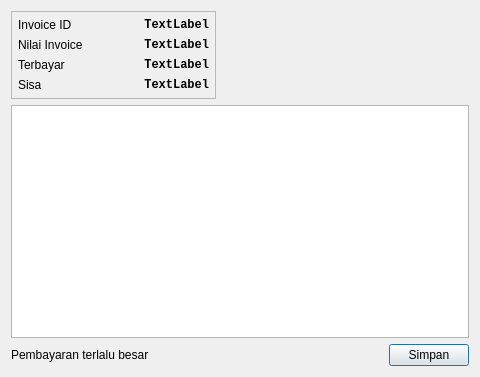
<?xml version="1.0" encoding="UTF-8"?>
<ui version="4.0">
 <class>PaymentDataEditorDialog</class>
 <widget class="QDialog" name="PaymentDataEditorDialog">
  <property name="geometry">
   <rect>
    <x>0</x>
    <y>0</y>
    <width>480</width>
    <height>377</height>
   </rect>
  </property>
  <property name="windowTitle">
   <string>Edit Data Pembayaran</string>
  </property>
  <layout class="QVBoxLayout" name="verticalLayout">
   <item>
    <layout class="QHBoxLayout" name="horizontalLayout_2">
     <item>
      <widget class="QFrame" name="frameInfo">
       <property name="frameShape">
        <enum>QFrame::Shape::StyledPanel</enum>
       </property>
       <property name="frameShadow">
        <enum>QFrame::Shadow::Sunken</enum>
       </property>
       <layout class="QFormLayout" name="formLayout">
        <property name="leftMargin">
         <number>6</number>
        </property>
        <property name="topMargin">
         <number>6</number>
        </property>
        <property name="rightMargin">
         <number>6</number>
        </property>
        <property name="bottomMargin">
         <number>6</number>
        </property>
        <item row="0" column="0">
         <widget class="QLabel" name="label">
          <property name="text">
           <string>Invoice ID</string>
          </property>
         </widget>
        </item>
        <item row="0" column="1">
         <widget class="QLabel" name="labelId">
          <property name="minimumSize">
           <size>
            <width>120</width>
            <height>0</height>
           </size>
          </property>
          <property name="font">
           <font>
            <family>Courier New</family>
            <bold>true</bold>
           </font>
          </property>
          <property name="text">
           <string>TextLabel</string>
          </property>
          <property name="alignment">
           <set>Qt::AlignmentFlag::AlignRight|Qt::AlignmentFlag::AlignTrailing|Qt::AlignmentFlag::AlignVCenter</set>
          </property>
         </widget>
        </item>
        <item row="1" column="0">
         <widget class="QLabel" name="label_2">
          <property name="text">
           <string>Nilai Invoice</string>
          </property>
         </widget>
        </item>
        <item row="1" column="1">
         <widget class="QLabel" name="labelTotal">
          <property name="minimumSize">
           <size>
            <width>120</width>
            <height>0</height>
           </size>
          </property>
          <property name="font">
           <font>
            <family>Courier New</family>
            <bold>true</bold>
           </font>
          </property>
          <property name="text">
           <string>TextLabel</string>
          </property>
          <property name="alignment">
           <set>Qt::AlignmentFlag::AlignRight|Qt::AlignmentFlag::AlignTrailing|Qt::AlignmentFlag::AlignVCenter</set>
          </property>
         </widget>
        </item>
        <item row="2" column="0">
         <widget class="QLabel" name="label_3">
          <property name="text">
           <string>Terbayar</string>
          </property>
         </widget>
        </item>
        <item row="2" column="1">
         <widget class="QLabel" name="labelPaid">
          <property name="minimumSize">
           <size>
            <width>120</width>
            <height>0</height>
           </size>
          </property>
          <property name="font">
           <font>
            <family>Courier New</family>
            <bold>true</bold>
           </font>
          </property>
          <property name="text">
           <string>TextLabel</string>
          </property>
          <property name="alignment">
           <set>Qt::AlignmentFlag::AlignRight|Qt::AlignmentFlag::AlignTrailing|Qt::AlignmentFlag::AlignVCenter</set>
          </property>
         </widget>
        </item>
        <item row="3" column="0">
         <widget class="QLabel" name="label_4">
          <property name="text">
           <string>Sisa</string>
          </property>
         </widget>
        </item>
        <item row="3" column="1">
         <widget class="QLabel" name="labelBalance">
          <property name="minimumSize">
           <size>
            <width>120</width>
            <height>0</height>
           </size>
          </property>
          <property name="font">
           <font>
            <family>Courier New</family>
            <bold>true</bold>
           </font>
          </property>
          <property name="text">
           <string>TextLabel</string>
          </property>
          <property name="alignment">
           <set>Qt::AlignmentFlag::AlignRight|Qt::AlignmentFlag::AlignTrailing|Qt::AlignmentFlag::AlignVCenter</set>
          </property>
         </widget>
        </item>
       </layout>
      </widget>
     </item>
     <item>
      <spacer name="horizontalSpacer">
       <property name="orientation">
        <enum>Qt::Orientation::Horizontal</enum>
       </property>
       <property name="sizeHint" stdset="0">
        <size>
         <width>40</width>
         <height>20</height>
        </size>
       </property>
      </spacer>
     </item>
    </layout>
   </item>
   <item>
    <widget class="QTableView" name="tableView">
     <property name="contextMenuPolicy">
      <enum>Qt::ContextMenuPolicy::CustomContextMenu</enum>
     </property>
     <property name="selectionMode">
      <enum>QAbstractItemView::SelectionMode::SingleSelection</enum>
     </property>
     <attribute name="horizontalHeaderStretchLastSection">
      <bool>true</bool>
     </attribute>
     <attribute name="verticalHeaderMinimumSectionSize">
      <number>20</number>
     </attribute>
     <attribute name="verticalHeaderDefaultSectionSize">
      <number>22</number>
     </attribute>
    </widget>
   </item>
   <item>
    <layout class="QHBoxLayout" name="horizontalLayout" stretch="1,0">
     <item>
      <widget class="QLabel" name="hintLabel">
       <property name="text">
        <string>Pembayaran terlalu besar</string>
       </property>
      </widget>
     </item>
     <item>
      <widget class="QPushButton" name="simpanButton">
       <property name="text">
        <string>Simpan</string>
       </property>
      </widget>
     </item>
    </layout>
   </item>
  </layout>
 </widget>
 <resources/>
 <connections/>
</ui>
